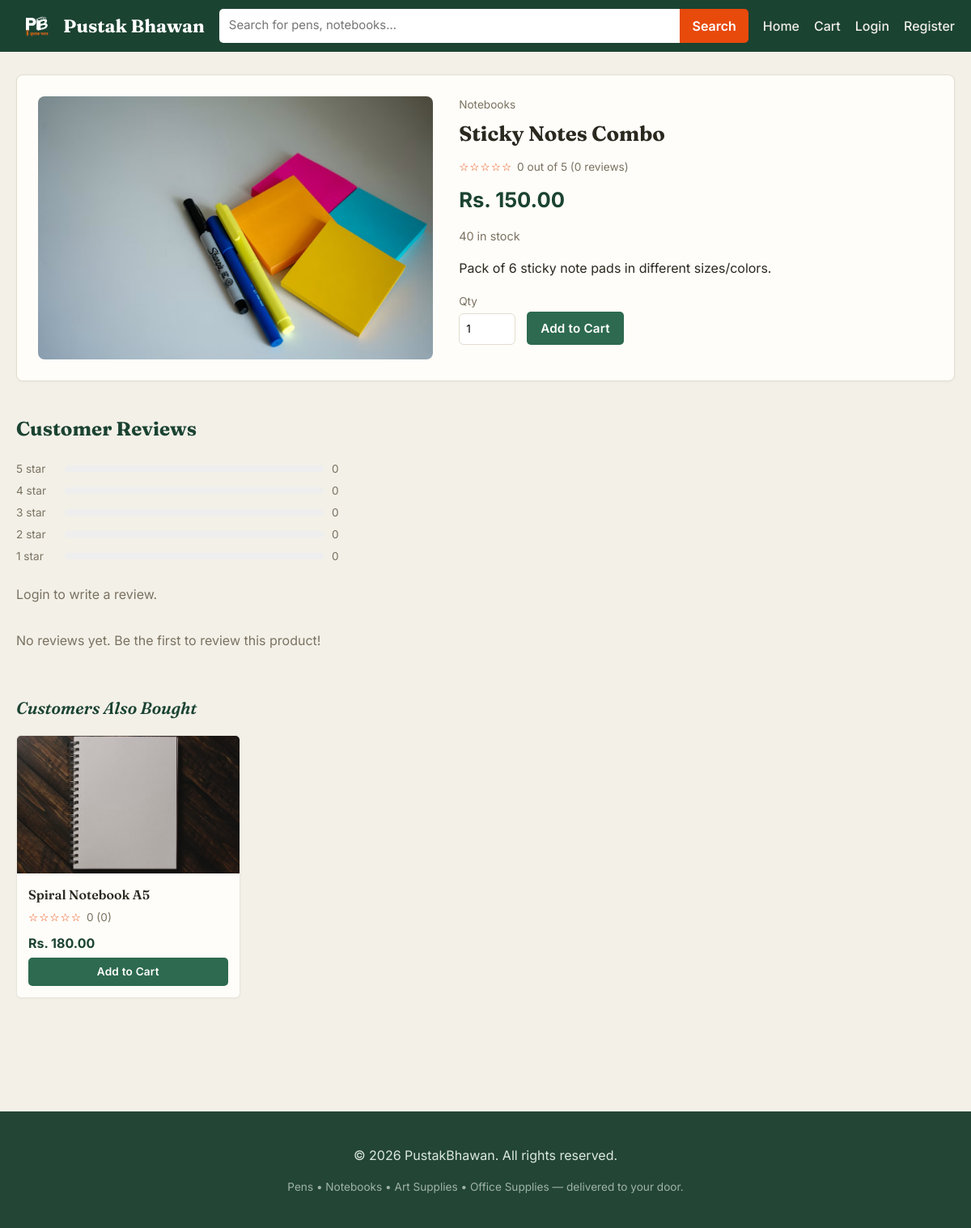
The page /product.php?id=4 on the database its author committed.
### tables this page shows
CREATE TABLE products (
    id INT AUTO_INCREMENT PRIMARY KEY,
    category_id INT,
    name VARCHAR(150) NOT NULL,
    description TEXT,
    price DECIMAL(10,2) NOT NULL,
    stock INT DEFAULT 0,
    image VARCHAR(255) DEFAULT 'no-image.png',
    created_at TIMESTAMP DEFAULT CURRENT_TIMESTAMP,
    FOREIGN KEY (category_id) REFERENCES categories(id) ON DELETE SET NULL
);

CREATE TABLE categories (
    id INT AUTO_INCREMENT PRIMARY KEY,
    name VARCHAR(100) NOT NULL
);

### product.php (the view, shortened to what this page needs)
<?php
require 'config.php';
require 'functions.php';
$id = (int)($_GET['id'] ?? 0);
$stmt = $conn->prepare("SELECT p.*, c.name AS category_name FROM products p
                         LEFT JOIN categories c ON c.id = p.category_id
                         WHERE p.id = ?");
$stmt->bind_param('i', $id);
$stmt->execute();
$product = $stmt->get_result()->fetch_assoc();
$rating = getProductRating($conn, $id);
$breakdown = array_fill(1, 5, 0);
$revStmt = $conn->prepare("SELECT r.*, u.name AS user_name FROM reviews r
                            JOIN users u ON u.id = r.user_id
                            WHERE r.product_id = ? ORDER BY r.created_at DESC");
$revStmt->bind_param('i', $id);
$revStmt->execute();
$reviews = $revStmt->get_result()->fetch_all(MYSQLI_ASSOC);
$userReview = null;
$related = getAlsoBoughtProducts($conn, $id, 4);
require 'includes/header.php';
?>
<div class="product-detail">
  <div class="product-detail-img">
    <img src="uploads/<?= h($product['image']) ?>" alt="<?= h($product['name']) ?>"
         onerror="this.src='https://via.placeholder.com/450x400?text=PustakBhawan'">
  </div>
  <div class="product-detail-info">
    <p class="breadcrumb"><?= h($product['category_name'] ?? 'Stationery') ?></p>
    <h1><?= h($product['name']) ?></h1>
    <div class="product-rating">
      <?= renderStars($rating['avg']) ?>
      <span class="rating-text"><?= $rating['avg'] ?> out of 5 (<?= $rating['count'] ?> reviews)</span>
    </div>
    <div class="product-price-big"><?= money($product['price']) ?></div>
    <p class="stock-info">
      <?= $product['stock'] > 0 ? $product['stock'] . ' in stock' : 'Out of stock' ?>
    </p>
    <p class="product-desc"><?= nl2br(h($product['description'])) ?></p>
    <form method="post" action="add_to_cart.php" class="add-cart-form">
      <label>Qty
        <input type="number" name="quantity" value="1" min="1" max="<?= max(1, $product['stock']) ?>">
      </label>
      <button type="submit" class="btn btn-primary" <?= $product['stock'] <= 0 ? 'disabled' : '' ?>>
        <?= $product['stock'] <= 0 ? 'Out of Stock' : 'Add to Cart' ?>
      </button>
    </form>
  </div>
</div>
<section class="reviews-section">
  <h2>Customer Reviews</h2>
  <div class="rating-breakdown">
    <?php for ($s = 5; $s >= 1; $s--):
        $pct = $rating['count'] > 0 ? round(($breakdown[$s] / $rating['count']) * 100) : 0;
    ?>
      <div class="breakdown-row">
        <span><?= $s ?> star</span>
        <div class="bar-track"><div class="bar-fill" style="width: <?= $pct ?>%"></div></div>
        <span><?= $breakdown[$s] ?></span>
      </div>
    <?php endfor; ?>
  </div>
  <?php if (isLoggedIn()): ?>
    <div class="review-form-box">
      <h3><?= $userReview ? 'Update your review' : 'Write a review' ?></h3>
      <form method="post" action="submit_review.php" class="review-form">
        <input type="hidden" name="product_id" value="<?= $product['id'] ?>">
        <div class="star-input" id="star-input">
          <?php for ($s = 1; $s <= 5; $s++): ?>
            <label>
              <input type="radio" name="rating" value="<?= $s ?>"
                <?= ($userReview && (int)$userReview['rating'] === $s) ? 'checked' : '' ?> required>
              <span>★</span>
            </label>
          <?php endfor; ?>
        </div>
        <textarea name="comment" rows="3" placeholder="Share your experience with this product..."><?= h($userReview['comment'] ?? '') ?></textarea>
        <button type="submit" class="btn btn-primary btn-small"><?= $userReview ? 'Update Review' : 'Submit Review' ?></button>
      </form>
    </div>
  <?php else: ?>
    <p class="empty-msg"><a href="login.php">Login</a> to write a review.</p>
  <?php endif; ?>
  <div class="review-list">
    <?php if (empty($reviews)): ?>
      <p class="empty-msg">No reviews yet. Be the first to review this product!</p>
    <?php endif; ?>
  </div>
</section>
<?php if (!empty($related)): ?>
<section class="product-section">
  <h2>Customers Also Bought</h2>
  <div class="product-grid">
    <?php foreach ($related as $p): ?>
      <?php include 'includes/product_card.php'; ?>
    <?php endforeach; ?>
  </div>
</section>
<?php endif; ?>
<?php require 'includes/footer.php'; ?>

### includes/product_card.php (shortened to what this page needs)
<?php
$rating = round((float)($p['avg_rating'] ?? 0), 1);
$count  = (int)($p['review_count'] ?? 0);
?>
<div class="product-card">
  <a href="product.php?id=<?= $p['id'] ?>" class="product-img-link">
    <img src="uploads/<?= h($p['image']) ?>" alt="<?= h($p['name']) ?>"
         onerror="this.src='https://via.placeholder.com/300x220?text=PustakBhawan'">
  </a>
  <div class="product-info">
    <a href="product.php?id=<?= $p['id'] ?>" class="product-name"><?= h($p['name']) ?></a>
    <div class="product-rating">
      <?= renderStars($rating) ?>
      <span class="rating-text"><?= $rating ?> (<?= $count ?>)</span>
    </div>
    <div class="product-price"><?= money($p['price']) ?></div>
    <form method="post" action="add_to_cart.php">
      <button type="submit" class="btn btn-small" <?= $p['stock'] <= 0 ? 'disabled' : '' ?>>
        <?= $p['stock'] <= 0 ? 'Out of stock' : 'Add to Cart' ?>
      </button>
    </form>
  </div>
</div>

### css/style.css (style rules this page uses)
:root { --primary: #2d6a4f; --primary-dark: #1b4332; --accent: #e84a0c; --accent-light: #d47a5f; --ink: #7c4a2d; --bg: #f3f0e8; --card-bg: #fffdf9; --text: #2a281f; --muted: #7a7261; --border: #e2ddcd; --danger: #c0392b; --success: #2d6a4f; --radius: 8px; }
* { box-sizing: border-box; }
body { margin: 0; font-family: 'Inter', 'Segoe UI', Roboto, Helvetica, Arial, sans-serif; background: var(--bg); color: var(--text); line-height: 1.55; }
a { color: inherit; text-decoration: none; }
img { max-width: 100%; display: block; }
.hero h1, h2, .logo, .auth-box h1, .product-detail-info h1 { font-family: 'Fraunces', Georgia, serif; }
.product-section { margin-bottom: 40px; }
.product-section h2 { font-size: 1.3rem; margin-bottom: 16px; color: var(--primary-dark); font-style: italic; font-weight: 600; }
.product-grid { display: grid; grid-template-columns: repeat(auto-fill, minmax(220px, 1fr)); gap: 18px; }
.product-card { background: var(--card-bg); border: 1px solid #e8e5dc; border-radius: 6px; overflow: hidden; display: flex; flex-direction: column; transition: box-shadow 0.15s, transform 0.15s; }
.product-img-link img { width: 100%; height: 170px; object-fit: cover; background: #f1efe8; }
.product-info { padding: 14px; display: flex; flex-direction: column; gap: 6px; }
.product-name { font-weight: 600; font-size: 1rem; font-family: 'Fraunces', serif; }
.product-rating { display: flex; align-items: center; gap: 6px; font-size: 0.85rem; color: var(--muted); }
.product-price { font-weight: 700; color: var(--primary-dark); margin-top: 2px; }
.product-price-big { font-size: 1.6rem; font-weight: 700; color: var(--primary-dark); margin: 10px 0; }
.btn { display: inline-block; padding: 9px 17px; border-radius: 5px; border: none; cursor: pointer; font-weight: 600; font-size: 0.95rem; text-align: center; letter-spacing: 0.2px; }
.btn-primary { background: var(--primary); color: #fff; }
.btn-small { padding: 7px 14px; font-size: 0.85rem; width: 100%; background: var(--primary); color: #fff; }
.product-detail { display: grid; grid-template-columns: 1fr 1.2fr; gap: 32px; background: var(--card-bg); border: 1px solid var(--border); border-radius: 8px; padding: 26px; margin-bottom: 40px; }
.product-detail-img img { width: 100%; border-radius: var(--radius); }
.breadcrumb { color: var(--muted); font-size: 0.85rem; margin: 0 0 6px; }
.product-detail-info h1 { margin: 0 0 10px; font-size: 1.6rem; }
.stock-info { color: var(--muted); font-size: 0.9rem; }
.product-desc { color: var(--text); margin: 16px 0; }
.add-cart-form { display: flex; align-items: end; gap: 14px; margin-top: 18px; }
.add-cart-form label { display: flex; flex-direction: column; font-size: 0.85rem; color: var(--muted); gap: 4px; }
.add-cart-form input { width: 70px; padding: 8px; border: 1px solid var(--border); border-radius: 6px; }
.reviews-section { margin-bottom: 40px; }
.reviews-section h2 { color: var(--primary-dark); }
.rating-breakdown { max-width: 420px; margin-bottom: 24px; }
.breakdown-row { display: grid; grid-template-columns: 50px 1fr 30px; align-items: center; gap: 10px; margin-bottom: 6px; font-size: 0.85rem; color: var(--muted); }
.bar-track { background: #eee; border-radius: 6px; height: 8px; overflow: hidden; }
.review-list { display: flex; flex-direction: column; gap: 16px; max-width: 700px; }
.empty-msg { color: var(--muted); }
button, input, textarea { font: inherit; }
.btn-primary, .btn-small { box-shadow: none; }
.product-card, .auth-box, .product-detail, .review-form-box, .cart-item, .cart-summary, .checkout-box, .result-box, .order-card { box-shadow: 0 1px 3px rgba(38, 48, 42, 0.04); }

### rows shown on the page
products: image (picture), category.name "Notebooks", name "Sticky Notes Combo", price "Rs. 150.00", stock "40", description "Pack of 6 sticky note pads in different sizes/colors."
products: image (picture), name "Spiral Notebook A5", rating "☆☆☆☆☆", rating "0", count "0", price "Rs. 180.00", stock "Add to Cart"

### other values the page prints
renderStars($rating['avg']) "☆☆☆☆☆"
$rating['avg'] "0"
$rating['count'] "0"
$breakdown[$s] "0"
